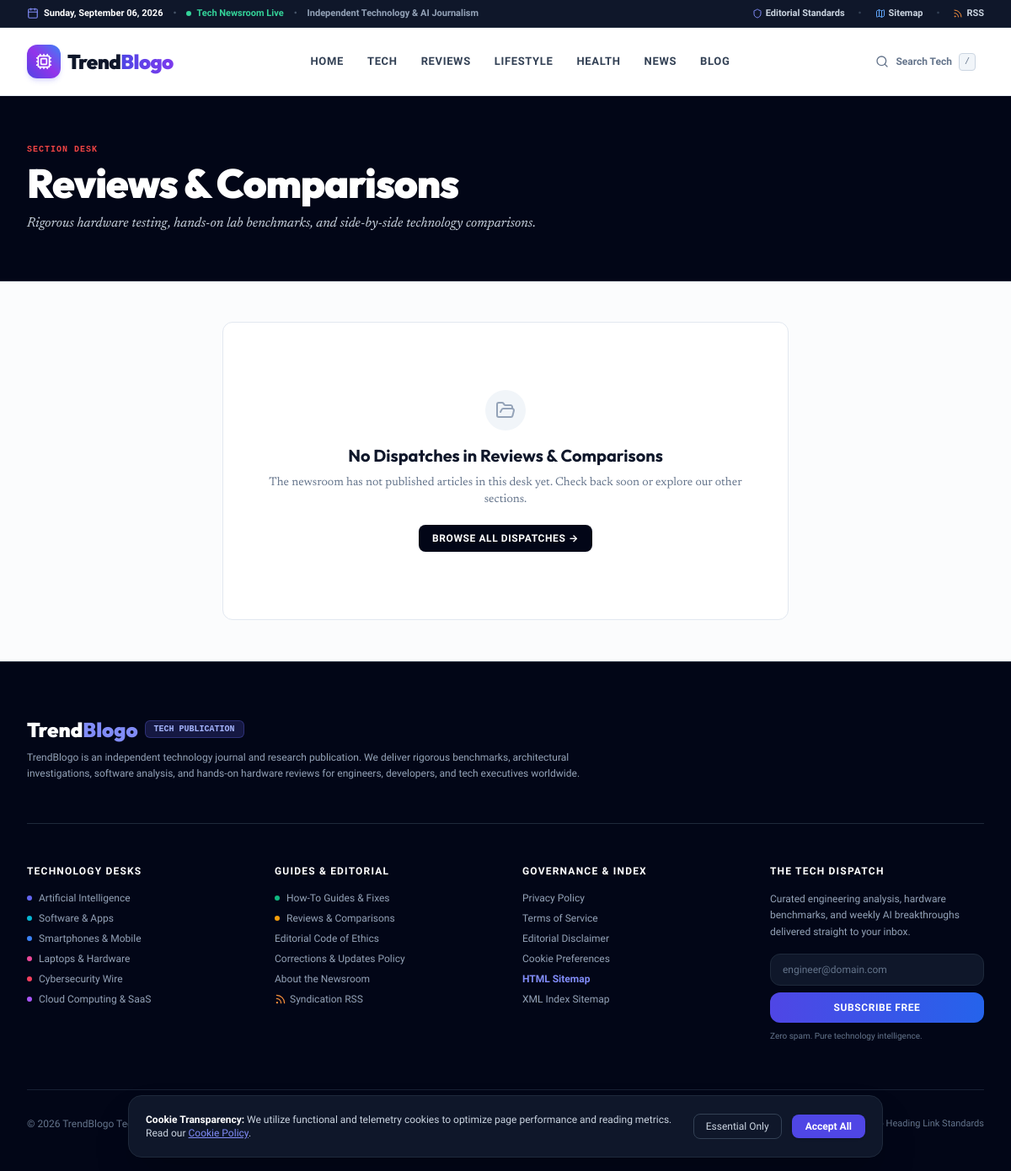
The page /category/reviews on the database as committed earlier.
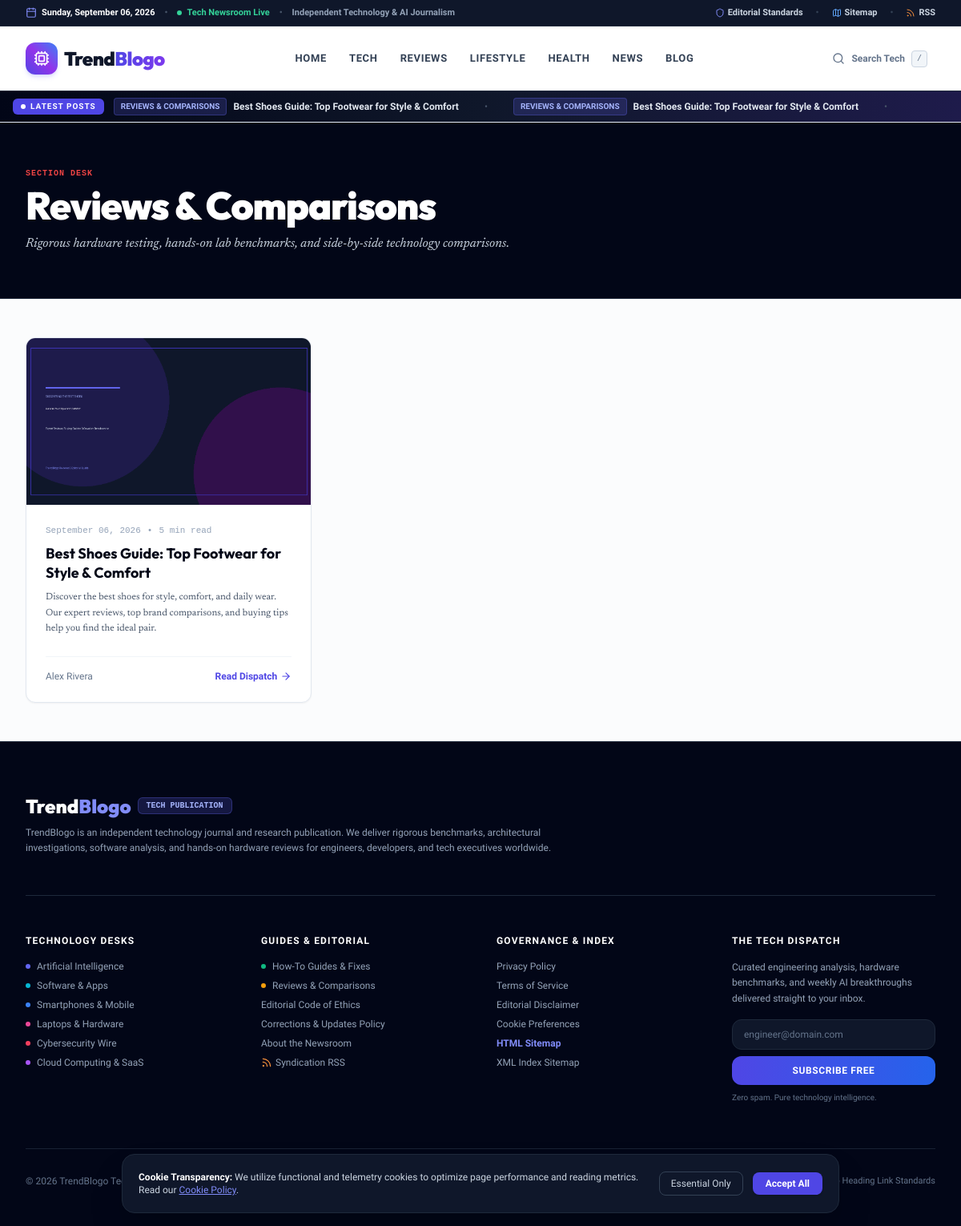
The same page on the database as committed later.
### app/models/article.py (models this page shows)
class Category(Base):
    __tablename__ = "categories"
    id = Column(Integer, primary_key=True, index=True)
    name = Column(String(100), unique=True, nullable=False)
    slug = Column(String(100), unique=True, index=True, nullable=False)
    description = Column(Text, nullable=True)
    color = Column(String(30), default="#4F46E5")
    icon = Column(String(50), default="folder")
    created_at = Column(DateTime, default=datetime.utcnow)
    articles = relationship("Article", back_populates="category")

class Article(Base):
    __tablename__ = "articles"
    id = Column(Integer, primary_key=True, index=True)
    title = Column(String(255), nullable=False)
    slug = Column(String(255), unique=True, index=True, nullable=False)
    primary_keyword = Column(String(150), index=True, nullable=False)
    secondary_keywords = Column(Text, nullable=True)
    search_intent = Column(String(50), default="informational")
    template_type = Column(String(50), default="ultimate_guide")
    summary = Column(Text, nullable=True)
    content = Column(Text, nullable=False)  # Markdown format
    html_content = Column(Text, nullable=True)  # Rendered HTML
    featured_image = Column(String(255), nullable=False)
    featured_image_alt = Column(String(255), nullable=False)
    featured_image_caption = Column(String(255), nullable=True)
    image_1_url = Column(String(255), nullable=True)
    image_1_alt = Column(String(255), nullable=True)
    image_1_caption = Column(String(255), nullable=True)
    image_2_url = Column(String(255), nullable=True)
    image_2_alt = Column(String(255), nullable=True)
    image_2_caption = Column(String(255), nullable=True)
    image_3_url = Column(String(255), nullable=True)
    image_3_alt = Column(String(255), nullable=True)
    image_3_caption = Column(String(255), nullable=True)
    category_id = Column(Integer, ForeignKey("categories.id", ondelete="SET NULL"), nullable=True)
    author_name = Column(String(100), default="Editorial Team")
    author_slug = Column(String(100), default="editorial-team", index=True)
    status = Column(String(30), default="published", index=True)  # draft, published, scheduled
    scheduled_at = Column(DateTime, nullable=True)
    published_at = Column(DateTime, default=datetime.utcnow, index=True)
    created_at = Column(DateTime, default=datetime.utcnow)
    updated_at = Column(DateTime, default=datetime.utcnow, onupdate=datetime.utcnow)
    word_count = Column(Integer, default=0)
    reading_time = Column(Integer, default=5)  # minutes
    view_count = Column(Integer, default=0)
    seo_title = Column(String(150), nullable=True)
    meta_description = Column(String(320), nullable=True)
    canonical_url = Column(String(255), nullable=True)
    og_title = Column(String(150), nullable=True)
    og_description = Column(String(320), nullable=True)
    schema_json = Column(Text, nullable=True)
    quality_score = Column(Float, default=95.0)
    quality_report = Column(Text, nullable=True)  # JSON string
    category = relationship("Category", back_populates="articles")
    tags = relationship("ArticleTag", back_populates="article", cascade="all, delete-orphan")
    internal_links_out = relationship("InternalLink", foreign_keys="InternalLink.source_article_id", cascade="all, delete-orphan")
    external_links = relationship("ExternalLink", cascade="all, delete-orphan")

### app/routes/public.py (the view)
@router.get("/category/{slug}", response_class=HTMLResponse)
def category_detail(slug: str, request: Request, page: int = Query(1, ge=1), db: Session = Depends(get_db)):
    category = db.query(Category).filter(Category.slug == slug).first()
    if not category and slug == "tech":
        category = db.query(Category).filter(Category.slug.in_(["tech", "tech-news", "ai"])).first()
        if not category:
            category = Category(
                name="Tech",
                slug="tech",
                description="Comprehensive technology reporting, systems engineering, and hardware reviews.",
                color="#2563EB"
            )
            db.add(category)
            db.commit()
            db.refresh(category)
    if not category:
        raise HTTPException(status_code=404, detail="Category not found")
    ctx = get_common_context(db, request)
    query = db.query(Article).filter(Article.category_id == category.id, Article.status == "published").order_by(desc(Article.published_at))
    total = query.count()
    per_page = 9
    total_pages = max(1, (total + per_page - 1) // per_page)
    articles = query.offset((page - 1) * per_page).limit(per_page).all()
    ctx.update({
        "category": category,
        "articles": articles,
        "page": page,
        "total_pages": total_pages,
        "total_count": total,
        "title": f"{category.name} Articles | TrendBlogo",
        "meta_desc": category.description or f"Discover top-tier articles and guides on {category.name} published on TrendBlogo."
    })
    return templates.TemplateResponse(request=request, name="blog/category.html", context=ctx)

### app/templates/blog/category.html
{% extends "base.html" %}
{% block content %}
<div class="bg-slate-950 py-14 text-white border-b border-slate-800">
  <div class="max-w-7xl mx-auto px-4 sm:px-6 lg:px-8">
    <div class="max-w-2xl">
      <div class="text-[10px] font-mono uppercase tracking-widest text-red-500 font-bold mb-2">Section Desk</div>
      <h1 class="font-display text-4xl sm:text-5xl font-black tracking-tight mb-3">{{ category.name }}</h1>
      <p class="font-editorial text-base text-slate-300 italic">{{ category.description or "Comprehensive editorial investigations, architecture breakdowns, and industry frameworks." }}</p>
    </div>
  </div>
</div>
<div class="max-w-7xl mx-auto px-4 sm:px-6 lg:px-8 py-12">
  {% if articles and articles|length > 0 %}
  <div class="grid grid-cols-1 md:grid-cols-3 gap-8">
    {% for article in articles %}
    <article class="bg-white rounded-xl overflow-hidden border border-slate-200 flex flex-col justify-between hover:border-slate-400 transition shadow-sm group">
      <a href="/blog/{{ article.slug }}" class="relative h-52 w-full overflow-hidden bg-slate-100 block">
        <img src="{{ article.featured_image }}" alt="{{ article.featured_image_alt or article.title }}" class="w-full h-full object-cover group-hover:scale-105 transition duration-300" loading="lazy">
      </a>
      <div class="p-6 flex-1 flex flex-col justify-between">
        <div>
          <div class="flex items-center space-x-2 text-[11px] text-slate-400 mb-2 font-mono">
            <span>{{ article.published_at.strftime("%B %d, %Y") if article.published_at else "September 2026" }}</span>
            <span>•</span>
            <span>{{ article.reading_time }} min read</span>
          </div>
          <h2 class="font-display text-lg font-bold text-slate-950 group-hover:text-indigo-600 transition line-clamp-2 leading-snug mb-2">
            <a href="/blog/{{ article.slug }}">{{ article.title }}</a>
          </h2>
          <p class="font-editorial text-xs text-slate-600 line-clamp-3 leading-relaxed">
            {{ article.summary }}
          </p>
        </div>
        <div class="mt-6 pt-4 border-t border-slate-100 flex items-center justify-between text-xs">
          <span class="text-slate-500 font-medium">{{ article.author_name or "Editorial Team" }}</span>
          <a href="/blog/{{ article.slug }}" class="font-bold text-indigo-600 hover:text-red-700 inline-flex items-center">
            Read Dispatch <i data-lucide="arrow-right" class="w-3.5 h-3.5 ml-1"></i>
          </a>
        </div>
      </div>
    </article>
    {% endfor %}
  </div>
  {% else %}
  <div class="text-center py-20 bg-white rounded-xl border border-slate-200 max-w-2xl mx-auto p-8">
    <div class="w-12 h-12 rounded-full bg-slate-100 flex items-center justify-center text-slate-400 mx-auto mb-4">
      <i data-lucide="folder-open" class="w-6 h-6"></i>
    </div>
    <h3 class="font-display font-bold text-xl text-slate-900">No Dispatches in {{ category.name }}</h3>
    <p class="font-editorial text-sm text-slate-500 mt-2">
      The newsroom has not published articles in this desk yet. Check back soon or explore our other sections.
    </p>
    <a href="/blog" class="inline-block mt-5 px-4 py-2 bg-slate-950 text-white rounded-lg text-xs font-bold uppercase tracking-wider">
      Browse All Dispatches &rarr;
    </a>
  </div>
  {% endif %}
</div>
{% endblock %}

### app/templates/base.html (shortened to what the changed rows need)
<!DOCTYPE html>
<html lang="en" class="scroll-smooth">
<head>
  <script src="https://cdn.tailwindcss.com"></script>
  <link rel="stylesheet" href="/static/css/custom.css">
</head>
<body class="min-h-screen flex flex-col bg-slate-50/50 text-slate-900 selection:bg-indigo-600 selection:text-white font-sans antialiased">
  <header class="sticky top-0 z-40 bg-white/95 backdrop-blur-md border-b border-slate-200/80 shadow-xs">
    {% if recent_posts and recent_posts|length > 0 %}
    <div class="bg-gradient-to-r from-slate-950 via-slate-900 to-indigo-950 text-white py-2 px-4 overflow-hidden border-t border-slate-800">
      <div class="max-w-7xl mx-auto flex items-center text-xs">
        <span class="bg-indigo-600 text-white font-black uppercase tracking-widest text-[10px] px-2.5 py-0.5 rounded-md mr-3 shrink-0 flex items-center shadow-xs">
          <span class="w-1.5 h-1.5 rounded-full bg-white animate-pulse mr-1.5"></span>
          Latest Posts
        </span>
        <div class="ticker-wrap flex-1 overflow-hidden">
          <div class="ticker-move text-slate-200 font-medium space-x-8 text-xs inline-flex items-center">
            {% for post in recent_posts %}
            <a href="/blog/{{ post.slug }}" class="hover:text-indigo-400 transition inline-flex items-center space-x-2 shrink-0">
              <span class="px-2 py-0.5 bg-indigo-500/20 text-indigo-300 font-bold uppercase text-[10px] rounded border border-indigo-500/30">
                {{ post.category.name if post.category else "Review" }}
              </span>
              <span class="hover:underline font-semibold">{{ post.title }}</span>
            </a>
            <span class="text-slate-600">•</span>
            {% endfor %}
            {% for post in recent_posts %}
            <a href="/blog/{{ post.slug }}" class="hover:text-indigo-400 transition inline-flex items-center space-x-2 shrink-0">
              <span class="px-2 py-0.5 bg-indigo-500/20 text-indigo-300 font-bold uppercase text-[10px] rounded border border-indigo-500/30">
                {{ post.category.name if post.category else "Review" }}
              </span>
              <span class="hover:underline font-semibold">{{ post.title }}</span>
            </a>
            <span class="text-slate-600">•</span>
            {% endfor %}
          </div>
        </div>
      </div>
    </div>
    {% endif %}
  </header>
  <main class="flex-grow">
    {% block content %}{% endblock %}
  </main>
</body>
</html>

Rows that differ between the two databases and show on the page:
added Article: category "REVIEWS & COMPARISONS", title "Best Shoes Guide: Top Footwear for Style & Comfort", featured_image (picture), published_at "September 06, 2026", reading_time "5", summary "Discover the best shoes for style, comfort, and daily wear. Our expert reviews, top brand comparisons, and buying tips help you find the ideal pair.", author_name "Alex Rivera"
shown differently, row unchanged: Category "Reviews & Comparisons": name "Reviews & Comparisons" → (not shown)
Other text that changed with them:
text no longer shown: "No Dispatches in The newsroom has not published articles in this desk yet. Check back soon or explore our other sections. BROWSE ALL DISPATCHES →"
text now shown: "LATEST POSTS"
